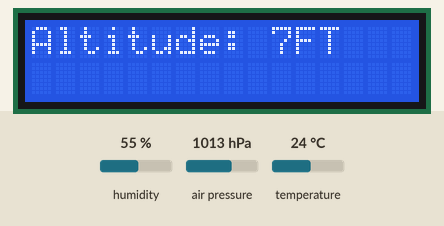
Recording of a program running on a simulated Raspberry Pi Pico running MicroPython. Parts: 16×2 character LCD. The inputs (shaded band) are chosen by the test bench; at power-on: air pressure 1013 hPa, temperature 24 °C, humidity 55 %. Library files of the repository ran but are not shown: bme280.py, lcd_api.py, pico_i2c_lcd.py; what the program prints to the serial console is not drawn.

Above: at 1.2 s.
1.3 s: air pressure set to 952 hPa
At 3.5 s:
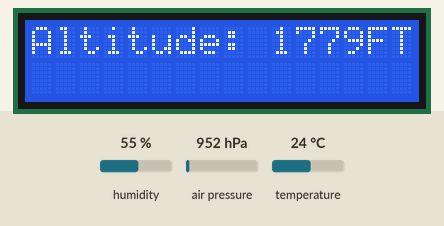
7.3 s: temperature set to 12 °C
At 8.6 s:
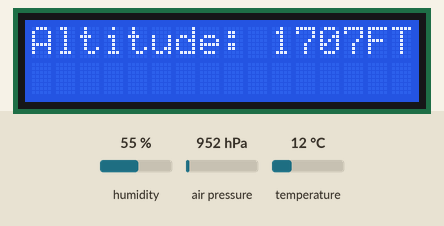
11.8 s: air pressure set to 975 hPa
At 12.8 s:
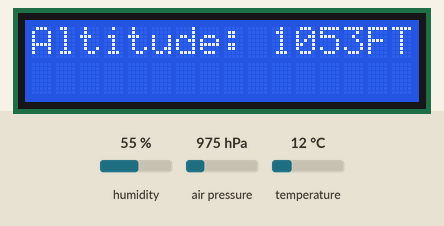
15.9 s: temperature set to 19 °C
At 17.0 s:
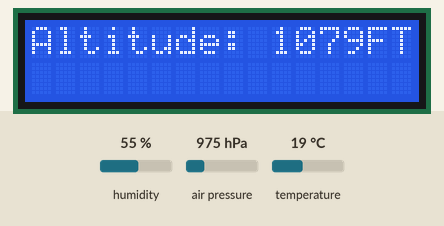
Timing chart, 0 to 18.9 s (numbered marks = the images above; inputs shaded):
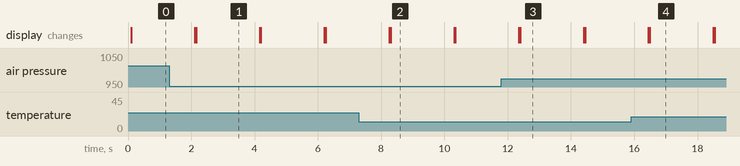

Measured:
- after the input at 1.3 s, the display: first differs from a run without the input after 0.85 s (image 1)
- after the input at 7.3 s, the display: first differs from a run without the input after 1.0 s (image 2)
- after the input at 11.8 s, the display: first differs from a run without the input after 0.60 s (image 3)
- after the input at 15.9 s, the display: first differs from a run without the input after 0.59 s (image 4)
- what the display in image 1 shows lasts 2.0 s, from 2.2 s to 4.2 s

The program:

main.py
```python
from machine import Pin, I2C
from display import Display
import time
import math
import bme280

"""
h = (101,325/P - 1) * (T + 273.15) / 6.5
h is the altitude in meters.
P0 is the pressure at sea level (reference pressure) in Pascals.
P is the current pressure in Pascals.
T is the current temperature in Celsius.
L is the average temperature lapse rate (approximately 6.5 °C/km).
"""
SEA_LEVEL_PRESSURE = 1013.25  # in hPa
METERS_TO_FEET = 3.28084

def main():
    # Use I2C0 on GP4 (SDA), GP5 (SCL)
    i2c = I2C(0, scl=Pin(5), sda=Pin(4), freq=100_000)
    display = Display(i2c)
    # Check if sensor is detected
    devices = i2c.scan()
    if not devices:
        print("No I2C devices found.")
    else:
        print("I2C devices found:", devices)
        bme = bme280.BME280(i2c=i2c)

        while True:
            temp, pres, hum = bme.read_compensated_data()

            temp_k = (temp/100) + 273.15

            # Constants
            R = 8.31432       # J/(mol·K)
            g = 9.80665       # m/s²
            M = 0.0289644     # kg/mol

            # Convert pressures to Pascals (if needed)
            P = pres / 25600
            P0 = SEA_LEVEL_PRESSURE

            # Hypsometric formula
            altitude = (R * temp_k) / (g * M) * math.log(P0 / P)
            #altitude = 44330.0 * (1.0 - ((pres / 25600) / SEA_LEVEL_PRESSURE) ** 0.1903)
            print("Temperature: {:.2f} F".format((temp / 100) * 9/5 + 32))
            print("Pressure: {:.2f} hPa".format(pres / 25600))
            print("Humidity: {:.2f} %".format(hum / 1024))
            print("Approximate Altitude: {:.2f} f".format(altitude * METERS_TO_FEET))
            print("-" * 30)

            display.display(f"Altitude: {int(altitude * METERS_TO_FEET)}FT")
            time.sleep(2)

if __name__ == "__main__":
    main()
```

display.py
```python
from time import sleep
from machine import I2C, Pin
from lcd_api import LcdApi
from pico_i2c_lcd import I2cLcd

class Display:
    def __init__(self, i2c):
        lcd_address = 0x27
        self.lcd = I2cLcd(i2c, lcd_address, 2, 16)

    def display(self, message):
        self.lcd.clear()
        self.lcd.putstr(message[:16])
```
